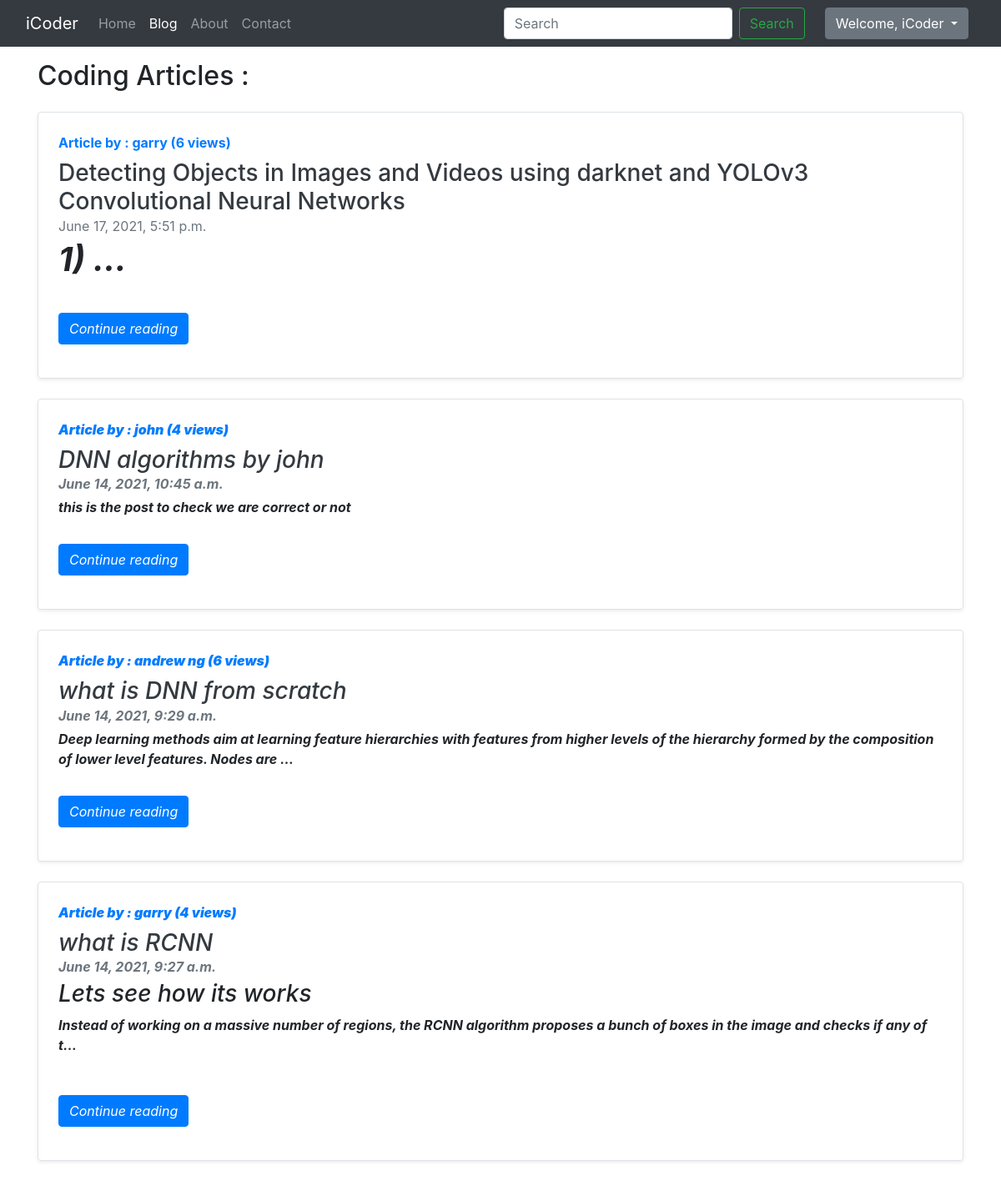
Page /blog/ (signed in) on the committed database.
### blog/models.py (models this page shows, shortened)
class Post(models.Model):
    sno = models.AutoField(primary_key=True)
    title = models.CharField(max_length=255)
    content = models.TextField()
    author = models.CharField(max_length=50)
    slug = models.CharField(max_length=150)
    views = models.IntegerField(default= 0)
    timestamp = models.DateTimeField(blank=True ,default=timezone.now)
    class Meta:
        ordering= ('-timestamp',)

### blog/views.py (the view)
# urls.py: path('', views.blogHome, name='blogHome'),
def blogHome(request):
    allposts = Post.objects.all()
    context = {'allposts':allposts}
    return render(request,'blog/blogHome.html',context)

### templates/blog/blogHome.html (shortened to what this page needs)
{% extends 'base.html' %}
{% block blogactive %} active {% endblock blogactive %}
{% block body %}
<div class="container my-3">
  <h2>Coding Articles : </h2>
  {% for post in allposts %}
  <div class="row no-gutters border rounded overflow-hidden flex-md-row my-4 shadow-sm h-md-250 position-relative">
    <div class="col p-4 d-flex flex-column position-static">
      <strong class="d-inline-block mb-2 text-primary">Article by : {{post.author}} ({{post.views}} views)</strong>
      <h3 class="mb-0"><a class="text-dark" href="/blog/{{post.slug}}"> {{post.title}}</a></h3>
      <div class="mb-1 text-muted">{{post.timestamp}}</div>
      <p class="card-text mb-auto"><div class="preview">{{post.content |safe| truncatechars:170}}</div></p>
      <div class="my-3">
        <a href="/blog/{{post.slug}}" role="button" class="btn btn-primary">Continue reading</a>
      </div>
    </div>
  </div>
  {% endfor %}
  {% endblock body %}

### templates/base.html (shortened to what this page needs)
<!doctype html>
<html lang="en">
<head>
  <link href="https://cdn.jsdelivr.net/npm/bootstrap@5.0.1/dist/css/bootstrap.min.css" rel="stylesheet"
>
  <link rel="stylesheet" href="https://cdn.jsdelivr.net/npm/bootstrap@4.5.3/dist/css/bootstrap.min.css"
>
</head>
<body>
  <nav class="navbar navbar-expand-lg navbar-dark bg-dark">
    <div class="container-fluid">
      <a class="navbar-brand" href="/">iCoder </a>
      <div class="collapse navbar-collapse" id="navbarSupportedContent">
        <ul class="navbar-nav me-auto mb-2 mb-lg-0">
          <li class="nav-item {% block homeactive %} {% endblock homeactive %}">
            <a class="nav-link" href="/">Home</a>
          </li>
          <li class="nav-item {% block blogactive %} {% endblock blogactive %}">
            <a class="nav-link" href="/blog">Blog</a>
          </li>
          <li class="nav-item {% block aboutactive %} {% endblock aboutactive %}">
            <a class="nav-link" href="/about">About</a>
          </li>
          <li class="nav-item {% block contactactive %} {% endblock contactactive %}">
            <a class="nav-link" href="/contact">Contact</a>
          </li>
        </ul>
        <div class="mx-4">
          <form method="get" action="/search" class="d-flex" \>
            <input class="form-control mr-sm-2 mx-5" type="search" placeholder="Search" aria-label="Search" name="query"
              id="query">
            <button class="btn btn-outline-success my-2 my-sm-0 " type="submit">Search</button>
          </form>
        </div>
        {% if user.is_authenticated %}
        <div class="dropdown mr-2">
          <button class="btn btn-secondary dropdown-toggle" type="button" id="dropdownMenuButton" data-toggle="dropdown"
            aria-haspopup="true" aria-expanded="false">
            Welcome, {{request.user}}
          </button>
        </div>
        {% endif %}
      </div>
    </div>
  </nav>
  {% block body %}
  {% endblock body %}
</body>
</html>

### rows in the picture
Post: author "garry", views "6", title "Detecting Objects in Images and Videos using darknet and YOLOv3 Convolutional Neural Networks", timestamp "June 17, 2021, 5:51 p.m.", content "1) …"
Post: author "john", views "4", title "DNN algorithms by john", timestamp "June 14, 2021, 10:45 a.m.", content "this is the post to check we are correct or not"
Post: author "andrew ng", views "6", title "what is DNN from scratch", timestamp "June 14, 2021, 9:29 a.m.", content "Deep learning methods aim at learning feature hierarchies with features from higher levels of the hierarchy formed by the composition of lower level features. Nodes are …"
Post: author "garry", views "4", title "what is RCNN", timestamp "June 14, 2021, 9:27 a.m.", content "Lets see how its works Instead of working on a massive number of regions, the RCNN algorithm proposes a bunch of boxes in the image and checks if any of t…"

### other values in the picture
{{ request.user }} "iCoder"
